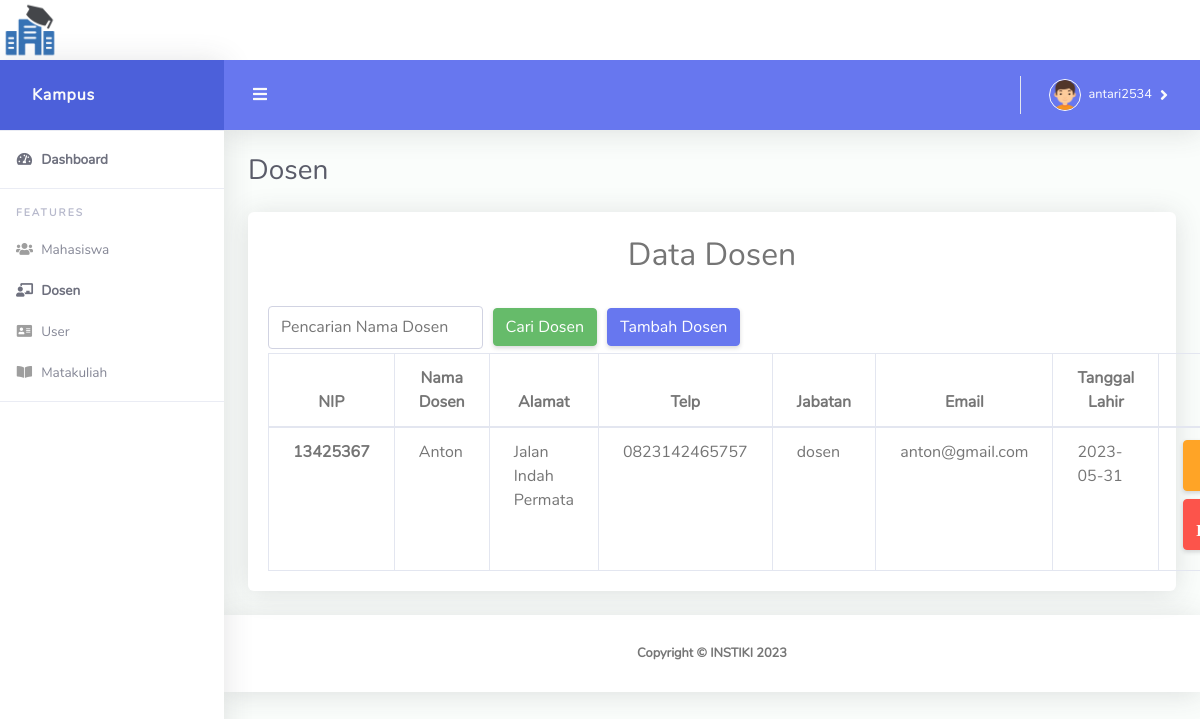
The app's page /index.php?hal=dosen (signed in), older data.
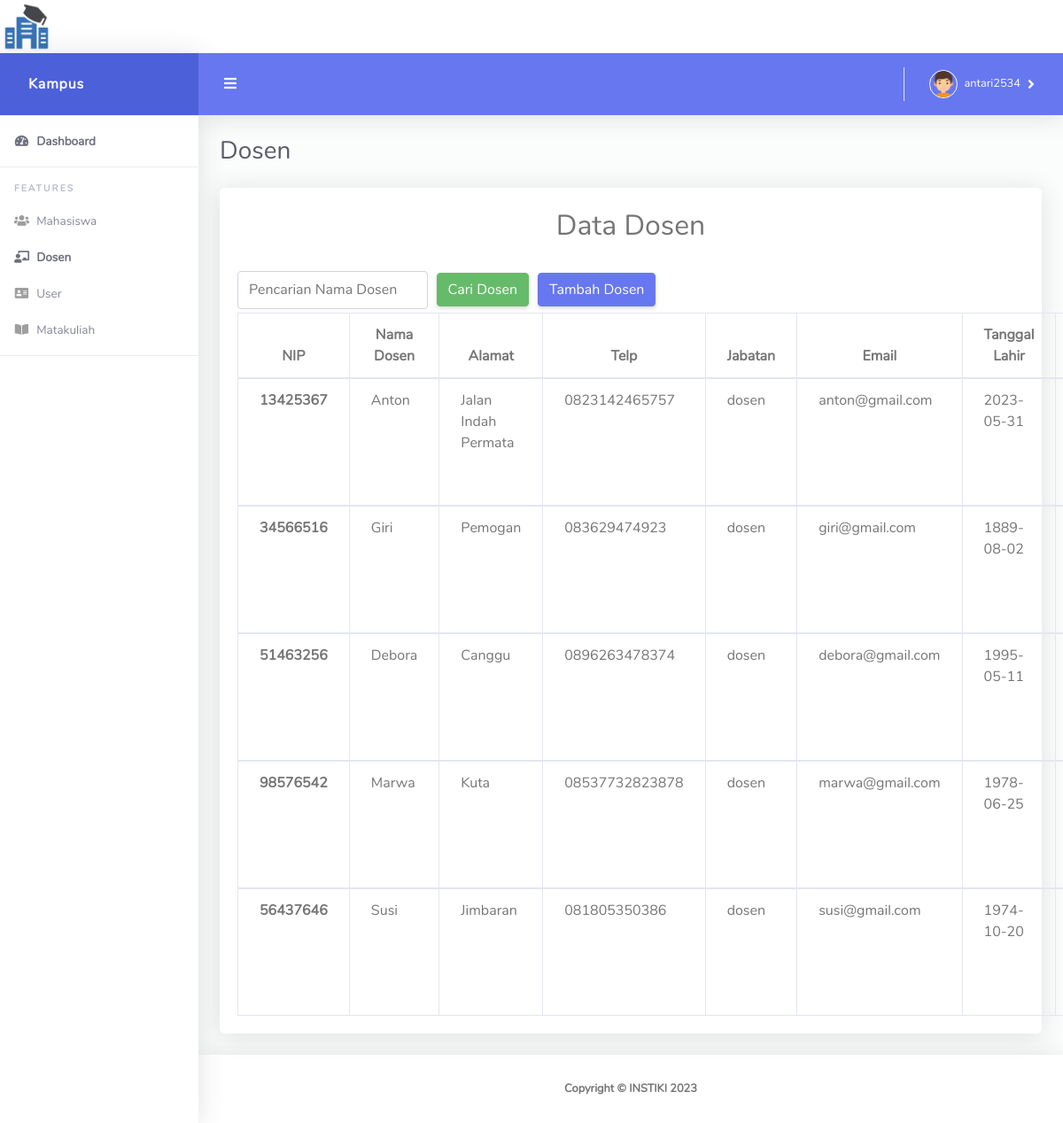
The same page, newer data.
### tables this page shows
CREATE TABLE `dbdosen` (
  `id_dosen` int(11) NOT NULL,
  `nip` varchar(30) NOT NULL,
  `nama_dosen` varchar(100) NOT NULL,
  `alamat` varchar(100) NOT NULL,
  `tgl_lahir` date NOT NULL,
  `jabatan` varchar(50) NOT NULL,
  `email` varchar(50) NOT NULL,
  `telp` varchar(15) NOT NULL
);

### Data/dosen/dosen.php (the view, shortened to what this page needs)
<div class="container-fluid" id="container-wrapper">
  <div class="d-sm-flex align-items-center justify-content-between mb-4">
    <h1 class="h3 mb-0 text-gray-800">Dosen</h1>
  </div>
  <div class="card">
    <h2 class="mt-4" align="center">Data Dosen</h2>
    <div class="card-body">
      <form action="index.php?hal=dosen" method="get">
        <div class="form-row align-items-center">
          <div class="col-sm-3 my-1">
            <input type="text" name="caridos" class="form-control" id="inlineFormInputName" placeholder="Pencarian Nama Dosen">
          </div>
          <div class="col-auto my-1">
            <button type="submit" class="btn btn-success">Cari Dosen</button>
          </div>
          <div class="col-sm-3 my-1">
            <a href="index.php?hal=dostambah" class="btn btn-primary">Tambah Dosen</a>
          </div>
        </div>
      </form>
      <table class="table table-bordered table-responsive-lg">
        <thead>
          <tr class="text-center">
            <th scope="col">NIP</th>
            <th scope="col">Nama Dosen</th>
            <th scope="col">Alamat</th>
            <th scope="col">Telp</th>
            <th scope="col">Jabatan</th>
            <th scope="col">Email</th>
            <th scope="col">Tanggal Lahir</th>
            <th scope="col">Aksi</th>
          </tr>
        </thead>
        <?php
        if (isset($_GET['caridos'])) {
          $cari = $_GET['caridos'];
          $tampil = mysqli_query($koneksi, "SELECT * FROM dbdosen WHERE nama_dosen like'%" . $cari . "%'");
        } else {
          $tampil = mysqli_query($koneksi, "SELECT * FROM dbdosen");
        }
        while ($data = mysqli_fetch_array($tampil)) {
        ?>
          <tbody>
            <tr>
              <th scope="row"><?php echo $data['nip']; ?></th>
              <td><?php echo $data['nama_dosen']; ?></td>
              <td><?php echo $data['alamat']; ?></td>
              <td><?php echo $data['telp']; ?></td>
              <td><?php echo $data['jabatan']; ?></td>
              <td><?php echo $data['email']; ?></td>
              <td><?php echo $data['tgl_lahir']; ?></td>
              <td>
                <?php
                echo '
                <a href="index.php?hal=dosedit&id=' . $data['id_dosen'] . '" class="btn btn-warning mb-2"><i class="fas fa-edit"> Edit</a></i>
                <a href="index.php?hal=doshapus&id=' . $data['id_dosen'] . '" class="btn btn-danger mb-2"><i class="fas fa-trash-alt"> Hapus</a></i>
                '; ?>
              </td>
            </tr>
          </tbody>
        <?php
        }
        ?>
      </table>
    </div>
  </div>
</div>

### index.php (shortened to what this page needs)
<!DOCTYPE html>
<html lang="en">
<head>
    <link href="vendor/fontawesome-free/css/all.min.css" rel="stylesheet" type="text/css">
    <link href="vendor/bootstrap/css/bootstrap.min.css" rel="stylesheet" type="text/css">
    <link href="css/ruang-admin.min.css" rel="stylesheet">
    <link rel="stylesheet" href="vendor/overlayScrollbars/css/OverlayScrollbars.min.css">
</head>
<body class="hold-transition dark-mode sidebar-mini layout-fixed layout-navbar-fixed layout-footer-fixed">
    <div class="wrapper">
        <div class="preloader flex-column justify-content-center align-items-center">
            <img class="animation__wobble" src="img/logo/campus.png" alt="AdminLTELogo" height="60" width="60">
        </div>
        </head>
        <body class="">
            <?php
            include("function.php");
            sideBar();
            if (isset($_GET['carimah'])) {
                include("Data/mahasiswa/mahasiswa.php");
            }
            else if (isset($_GET['caridos'])) {
                include("Data/dosen/dosen.php");
            }
            else if (isset($_GET['cariuser'])) {
                include("Data/user/user.php");
            }
            else if (isset($_GET['carimk'])) {
                include("Data/matakuliah/matakuliah.php");
            }
            else if (isset($_GET['hal'])) {
                $hal = $_GET['hal'];
                if ($hal == 'mahasiswa') {
                    include("Data/mahasiswa/mahasiswa.php");
                } else if ($hal == 'mahtambah') {
                    include("Data/mahasiswa/mahasiswa_tambah.php");
                } else if ($hal == 'mahedit') {
                    include("Data/mahasiswa/mahasiswa_edit.php");
                } else if ($hal == 'mahhapus') {
                    include("Data/mahasiswa/mahasiswa_hapus.php");
                }
                else if ($hal == 'dosen') {
                    include("Data/dosen/dosen.php");
                } else if ($hal == 'dostambah') {
                    include("Data/dosen/dosen_tambah.php");
                } else if ($hal == 'dosedit') {
                    include("Data/dosen/dosen_edit.php");
                } else if ($hal == 'doshapus') {
                    include("Data/dosen/dosen_hapus.php");
                }
            } else {
                dashboard();
            }
            footer();
            ?>
        </body>
</html>

### function.php (shortened to what this page needs)
<?php
function sideBar()
{
?>
  <div id="wrapper">
    <ul class="navbar-nav sidebar sidebar-light accordion" id="accordionSidebar">
      <a class="sidebar-brand d-flex align-items-center " href="#">
        <div class="sidebar-brand-text mx-3">Kampus</div>
      </a>
      <hr class="sidebar-divider my-0">
      <li class="nav-item active">
        <a class="nav-link" href="index.php">
          <i class="fas fa-fw fa-tachometer-alt"></i>
          <span>Dashboard</span></a>
      </li>
      <hr class="sidebar-divider">
      <div class="sidebar-heading">
        Features
      </div>
      <li class="nav-item">
        <a class="nav-link" href="index.php?hal=mahasiswa">
          <i class="fas fa-fw fa-users"></i>
          <span>Mahasiswa</span>
        </a>
      </li>
      <li class="nav-item">
        <a class="nav-link" href="index.php?hal=dosen">
          <i class="fas fa-chalkboard-teacher"></i>
          <span>Dosen</span>
        </a>
      </li>
      <li class="nav-item">
        <a class="nav-link" href="index.php?hal=user">
          <i class="fas fa-fw fa-address-card"></i>
          <span>User</span>
        </a>
      </li>
      <li class="nav-item">
        <a class="nav-link" href="index.php?hal=matakuliah">
          <i class="fas fa-fw fa-book-open"></i>
          <span>Matakuliah</span>
        </a>
      </li>
      <hr class="sidebar-divider">
    </ul>
    <div id="content-wrapper" class="d-flex flex-column">
      <div id="content">
        <nav class="navbar navbar-expand navbar-light bg-navbar topbar mb-4 static-top">
          <button id="sidebarToggleTop" class="btn btn-link rounded-circle mr-3">
            <i class="fa fa-bars"></i>
          </button>
          <ul class="navbar-nav ml-auto">
            <li class="nav-item dropdown arrow">
              <a class="nav-link dropdown-toggle" href="#" id="userDropdown" role="button" data-toggle="dropdown" aria-haspopup="true" aria-expanded="false">
                <img class="img-profile rounded-circle" src="img/boy.png" style="max-width: 60px">
                <span class="ml-2 d-none d-lg-inline text-white small"><?php echo $_SESSION["username"] ?></span>
              </a>
            </li>
          </ul>
        </nav>
      <?php
    }
      ?>
        <?php
      function footer()
      {
        ?>
          <footer class="sticky-footer bg-white mt-4">
            <div class="container my-auto">
              <div class="copyright text-center my-auto font-weight-bold">
                <span>Copyright &copy; INSTIKI 2023
                </span>
              </div>
            </div>
          </footer>
        </div>
      </div>
    <?php
      }
    ?>

Row changes from the older to the newer data that the page shows:
added dbdosen: nip "34566516", nama_dosen "Giri", alamat "Pemogan", telp "083629474923", jabatan "dosen", email "giri@gmail.com", tgl_lahir "1889-08-02"
added dbdosen: nip "51463256", nama_dosen "Debora", alamat "Canggu", telp "0896263478374", jabatan "dosen", email "debora@gmail.com", tgl_lahir "1995-05-11"
added dbdosen: nip "98576542", nama_dosen "Marwa", alamat "Kuta", telp "08537732823878", jabatan "dosen", email "marwa@gmail.com", tgl_lahir "1978-06-25"
added dbdosen: nip "56437646", nama_dosen "Susi", alamat "Jimbaran", telp "081805350386", jabatan "dosen", email "susi@gmail.com", tgl_lahir "1974-10-20"
